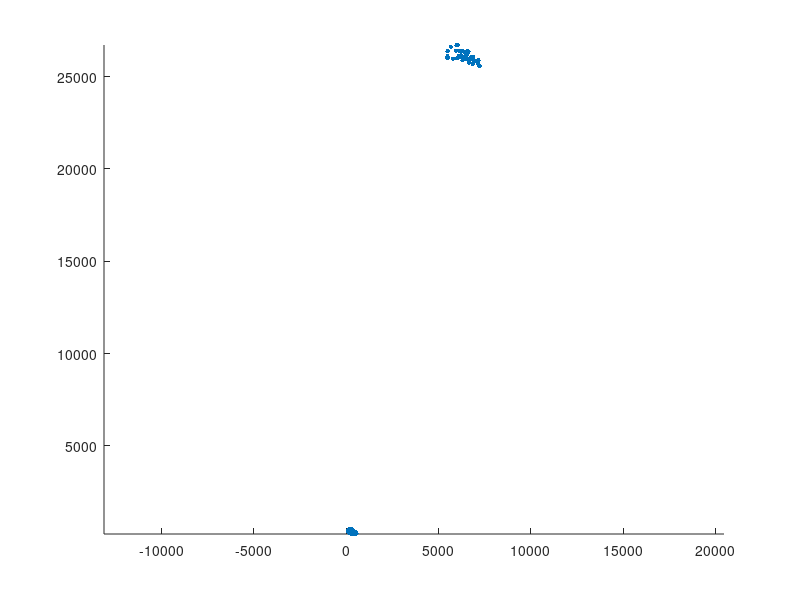

The MATLAB source for this figure:
hab=[6384.00	26327.00	
6307.00	25882.00	
6096.00	26125.00	
7140.00	25709.00	
6280.00	26384.00	
5454.00	26015.00	
6215.00	26146.00	
5485.00	26373.00	
6151.00	26085.00	
5665.00	26620.00	
6645.00	25760.00	
6862.00	25684.00	
6890.00	26067.00	
6035.00	26702.00	
6576.00	26318.00	
5492.00	26095.00	
6754.00	25935.00	
6529.00	25975.00	
6029.00	26714.00	
7226.00	25590.00	
5969.00	26689.00	
7127.00	25854.00	
6142.00	26364.00	
6433.00	26029.00	
5786.00	25977.00	
6490.00	26280.00	
6515.00	25953.00	
6346.00	26043.00	
6546.00	26218.00	
6312.00	26030.00	
6501.00	26262.00	
6542.00	26309.00	
7168.00	25884.00	
6927.00	25843.00	
5502.00	26026.00	
6555.00	26401.00	
6596.00	26334.00	
6403.00	25999.00	
6775.00	26064.00	
5500.00	26373.00	
5942.00	26401.00	
5999.00	25984.00	
6867.00	25978.00	
6303.00	25900.00	
6491.00	26173.00	
6670.00	25964.00	
6583.00	26367.00	
6846.00	25966.00	
6571.00	26263.00	
6623.00	26345.00	
7197.00	25591.00	
538.74	249.84	
534.52	254.28	
535.63	255.61	
533.64	256.27	
534.75	257.61	
533.86	262.26	
527.43	262.71	
526.99	260.49	
522.99	262.71	
524.55	266.92	
526.76	270.24	
527.21	271.8	
525.88	272.24	
526.76	276.45	
527.87	278.23	
526.54	279.78	
526.1	281.33	
529.42	282.44	
530.53	286.43	
533.86	288.65	
536.08	291.75	
533.64	296.19	
529.87	296.85	
527.43	300.18	
524.99	296.63	
528.09	295.3	
528.09	292.42	
523.66	292.2	
522.99	296.63	
521.44	296.41	
520.78	303.5	
517.01	305.72	
514.57	305.5	
511.69	310.38	
507.47	312.82	
507.03	315.26	
505.48	317.25	
504.37	316.81	
503.7	315.03	
500.16	314.15	
499.71	312.82	
497.94	314.15	
496.83	314.81	
489.07	310.38	
483.53	309.05	
483.75	311.71	
481.53	311.49	
478.87	313.26	
478.65	314.81	
473.99	315.48	
473.99	313.26	
472.44	313.04	
472.44	314.81	
471.33	315.92	
470	314.59	
467.56	315.26	
464.46	314.15	
460.69	313.92	
458.91	309.05	
459.14	306.39	
458.47	305.72	
459.36	304.39	
458.25	304.17	
456.48	306.61	
455.81	305.94	
457.36	302.62	
456.03	302.84	
452.26	306.16	
453.59	306.83	
452.26	307.94	
450.04	309.71	
450.49	311.26	
448.71	313.04	
449.38	313.92	
448.71	317.47	
447.38	318.8	
448.71	320.58	
450.04	323.68	
450.27	327.89	
450.04	331.88	
449.16	335.88	
447.83	337.65	
448.27	339.65	
447.16	341.86	
445.17	342.08	
443.17	345.85	
439.18	349.84	
435.63	347.85	
433.42	350.95	
431.42	350.29	
425.88	349.4	
422.55	346.74	
421.89	350.29	
424.77	352.73	
425.65	356.5	
417.23	358.27	
415.01	354.94	
414.35	352.06	
412.79	352.28	
411.69	352.51	
410.13	350.73	
408.36	350.51	
407.47	349.62	
405.03	349.62	
402.59	348.29	
399.27	351.4	
395.72	352.28	
395.06	351.84	
393.73	354.5	
391.29	354.94	
388.18	356.5	
388.18	358.49	
387.3	359.38	
387.07	361.6	
387.74	362.48	
387.07	363.59	
387.96	364.48	
387.07	366.03	
387.07	370.02	
387.07	373.13	
385.97	376.01	
383.53	380	
383.53	381.77	
381.75	384.66	
381.31	386.87	
381.53	388.65	
380.42	391.09	
380.87	391.53	
384.41	393.3	
381.53	397.07	
383.97	399.51	
381.09	402.62	
376.65	401.29	
375.32	403.95	
372.44	405.28	
374.21	407.05	
370.89	411.26	
367.78	416.81	
366.01	421.24	
362.24	420.35	
360.02	422.35	
359.14	419.02	
356.48	417.47	
355.81	417.03	
351.38	419.25	
347.83	416.36	
344.5	417.25	
342.06	413.92	
339.18	412.82	
338.74	411.49	
337.41	411.04	
334.97	411.71	
332.97	409.93	
332.08	409.27	
333.19	406.61	
331.42	406.16	
331.2	401.73	
330.09	399.73	
327.65	399.73	
327.87	397.29	
326.99	396.85	
324.32	400.4	
322.33	399.29	
318.34	404.17	
313.24	402.17	
310.13	404.83	
308.14	408.6	
308.36	411.04	
305.26	411.49	
304.81	416.14	
303.7	416.14	
303.7	417.03	
301.93	417.92	
298.6	422.35	
299.27	425.23	
297.27	426.34	
294.83	426.12	
292.4	426.56	
290.18	428.34	
289.29	426.56	
285.3	425.68	
283.75	431.22	
282.42	432.11	
281.97	435.43	
279.53	434.77	
279.31	435.88	
281.53	438.76	
280.42	440.53	
281.53	446.74	
279.53	448.51	
281.09	450.29	
280.87	451.84	
278.87	450.95	
278.65	452.06	
279.31	453.39	
281.31	455.61	
284.41	458.71	
281.09	466.03	
280.42	469.8	
275.54	472.46	
274.88	475.12	
275.77	475.79	
275.1	479.11	
274.44	483.1	
273.77	487.1	
273.99	488.43	
273.1	489.09	
270.89	494.19	
262.91	490.2	
259.8	488.87	
258.25	488.2	
253.15	486.43	
245.17	483.99	
238.52	485.76	
233.19	484.66	
226.76	482.22	
222.55	481.55	
210.8	477.34	
202.82	474.46	
202.15	473.13	
200.6	472.9	
199.71	472.68	
197.94	473.79	
193.06	473.13	
188.85	471.13	
187.07	470.91	
182.42	470.91	
180.87	470.24	
178.65	469.8	
177.32	470.69	
174.88	470.91	
171.11	468.25	
166.23	465.81	
162.91	464.48	
158.25	462.71	
150.04	460.71	
145.17	458.27	
141.4	455.83	
139.4	454.06	
137.41	451.4	
134.52	448.29	
132.31	445.63	
129.65	443.41	
127.43	442.31	
124.77	441.42	
121.89	440.75	
119.45	440.75	
119.22	439.2	
118.78	435.88	
120.33	432.99	
120.55	431	
120.55	429.22	
121	428.34	
121.44	426.56	
122.11	424.57	
123.22	421.46	
122.55	419.47	
122.99	417.25	
123.22	413.92	
121	410.82	
121.66	408.6	
121	405.94	
119.67	405.5	
118.56	404.61	
118.56	402.84	
117.45	400.62	
116.12	398.4	
116.34	396.19	
116.79	392.86	
117.67	389.31	
117.89	388.2	
118.12	386.43	
118.34	383.1	
118.56	374.46	
118.56	372.02	
118.78	368.91	
118.56	366.47	
119.45	363.37	
122.11	361.15	
122.99	358.71	
123.66	358.49	
123.88	357.38	
122.77	357.16	
121.66	356.94	
120.78	358.05	
120.11	357.83	
119	354.06	
118.56	350.29	
118.34	345.63	
118.12	341.42	
117.67	341.2	
117.67	337.65	
116.79	333.88	
116.56	331.66	
116.34	329.22	
115.46	325.68	
114.79	323.68	
116.56	322.13	
119.45	318.58	
121.89	319.02	
121.66	318.14	
122.77	317.25	
123.66	316.14	
128.54	309.27	
130.75	309.49	
132.08	308.16	
136.08	308.82	
136.74	309.49	
138.96	311.49	
141.4	311.04	
143.17	313.26	
147.83	314.59	
149.82	315.26	
153.15	314.15	
156.48	311.93	
158.47	310.16	
160.24	309.93	
163.13	307.49	
164.01	305.72	
165.34	303.73	
168.67	303.95	
169.78	302.84	
172.66	302.39	
173.33	304.83	
175.99	307.27	
176.43	307.27	
177.98	307.05	
179.09	305.5	
178.87	305.28	
179.31	304.17	
179.09	302.84	
175.32	300.4	
175.99	296.85	
177.1	296.63	
177.54	297.52	
178.65	296.41	
180.2	295.52	
185.08	292.64	
190.18	291.31	
191.73	290.42	
193.73	287.98	
195.5	287.76	
195.72	286.21	
194.61	284.66	
194.83	283.55	
195.94	282.22	
197.27	278.45	
197.94	277.78	
197.72	277.12	
198.16	274.46	
199.93	275.12	
200.38	276.23	
202.15	275.57	
203.93	277.78	
205.92	277.56	
207.03	275.57	
208.36	272.68	
209.03	272.68	
210.8	275.57	
212.35	277.56	
214.12	277.56	
217.01	278	
218.34	279.11	
219.89	278.89	
220.11	277.34	
221	276.9	
222.55	277.12	
224.32	278.45	
227.43	281.11	
229.87	279.11	
230.75	279.11	
232.75	278.89	
234.3	280.22	
236.3	279.33	
236.74	281.77	
235.19	282.44	
235.19	283.33	
237.18	284.43	
238.52	283.1	
241.62	278.67	
242.73	277.12	
244.5	277.12	
244.28	278.23	
244.95	280.89	
246.28	282	
248.05	282.44	
249.16	283.77	
250.93	282.88	
254.92	282.88	
257.14	282.88	
257.81	280.44	
260.02	277.56	
262.68	276.9	
263.13	274.68	
263.57	273.35	
261.8	272.02	
260.24	271.57	
256.25	269.8	
252.04	268.25	
251.6	266.7	
249.82	265.81	
247.83	264.04	
246.05	253.84	
246.05	252.06	
248.49	251.4	
250.49	250.29	
250.71	248.96	
252.26	246.52	
253.15	245.63	
253.59	246.08	
253.81	247.85	
254.26	250.29	
255.81	254.28	
256.03	255.61	
256.48	256.27	
255.37	257.83	
256.7	258.94	
259.14	257.83	
260.91	259.16	
261.8	259.38	
264.46	258.94	
265.57	258.71	
267.56	258.27	
269.78	254.5	
271.33	254.94	
272.44	255.83	
272.66	259.38	
273.1	260.04	
274.66	259.16	
276.21	259.6	
277.1	258.71	
276.43	256.94	
275.77	255.39	
275.77	254.28	
277.1	253.84	
279.31	252.95	
283.08	252.28	
284.63	251.62	
286.19	250.73	
287.3	249.84	
288.4	250.29	
291.06	248.74	
294.17	248.96	
295.28	247.41	
295.94	246.96	
296.83	247.18	
297.27	248.07	
296.39	250.07	
296.39	251.84	
297.94	252.73	
296.61	256.5	
300.82	256.05	
304.37	253.84	
304.15	253.39	
305.92	252.28	
308.58	253.17	
309.03	251.62	
308.8	249.84	
308.36	246.52	
306.36	243.19	
305.7	240.53	
304.15	239.2	
301.93	237.87	
302.59	236.54	
304.15	234.99	
305.26	234.32	
308.14	235.88	
310.13	238.31	
311.24	238.54	
312.79	241.42	
314.12	240.98	
315.9	242.31	
316.56	241.42	
318.12	243.64	
321.44	243.64	
321.22	240.09	
324.77	236.76	
323.88	235.21	
322.99	233.88	
321	233.88	
320.33	232.77	
321	231.44	
322.77	230.11	
324.1	231	
324.32	232.55	
328.09	234.55	
329.65	233.44	
331.2	236.76	
333.42	236.98	
334.52	238.31	
334.08	238.76	
335.41	239.42	
337.41	238.98	
337.63	238.09	
338.96	236.54	
342.28	238.98	
344.06	238.31	
345.39	240.31	
347.16	239.2	
348.49	238.76	
353.81	237.21	
355.14	236.98	
357.81	238.31	
358.91	236.32	
361.8	235.65	
362.24	232.77	
363.57	231.66	
367.12	232.11	
367.12	230.33	
370.22	229.89	
371.33	228.56	
374.21	228.78	
379.76	233.66	
380.64	232.77	
382.86	233.44	
384.19	231.88	
385.3	233.66	
385.74	233.66	
386.63	233.66	
386.63	229.89	
387.74	229.22	
391.06	230.33	
392.4	230.78	
397.5	230.11	
399.49	232.99	
400.38	234.77	
403.26	234.99	
406.14	233.44	
407.47	234.77	
409.69	232.77	
410.8	233.44	
411.46	231.44	
421.44	231.66	
424.1	234.1	
424.55	235.21	
428.09	235.65	
428.76	238.09	
430.31	238.31	
430.31	239.87	
432.53	239.87	
434.75	239.65	
435.63	238.31	
437.85	236.32	
438.96	234.1	
440.07	233.22	
441.62	232.55	
444.28	235.43	
445.83	236.1	
448.94	234.32	
449.16	236.54	
446.72	237.43	
449.16	238.54	
449.16	239.2	
451.38	241.2	
453.81	242.08	
456.48	243.86	
457.81	244.52	
460.91	240.31	
464.68	238.76	
467.56	239.87	
470.67	239.65	
473.33	237.21	
474.21	237.43	
476.21	239.65	
479.09	236.54	
483.08	234.32	
485.52	229.67	
490.84	234.55	
494.61	235.65	
495.06	234.99	
500.16	238.98	
501.71	237.87	
501.93	232.99	
499.71	228.78	
500.38	226.56	
503.93	227.45	
505.48	224.79	
507.03	224.79	
508.8	224.57	
516.34	223.68	
516.34	221.02	
519	221.69	
525.43	223.46	
528.98	228.78	
525.88	231	
524.55	233.44	
528.76	240.98	
530.75	240.98	
533.64	241.86	
539.4	246.52	
538.74	249.84];
%declaration des variables 
xi=hab(:,1);
yi=hab(:,2);
%dessin du graphe de l'habillage
hold on
plot(xi,yi,'.','markersize',10)
axis equal

	
